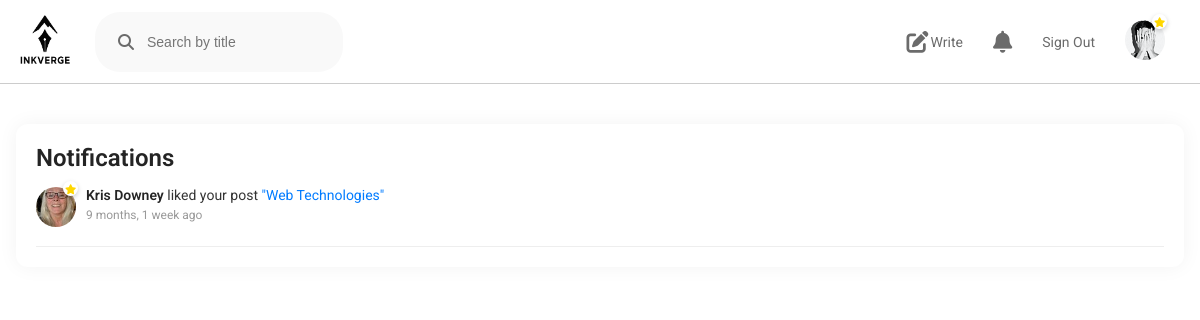
Page /notifications/ (signed in) on the earlier database version.
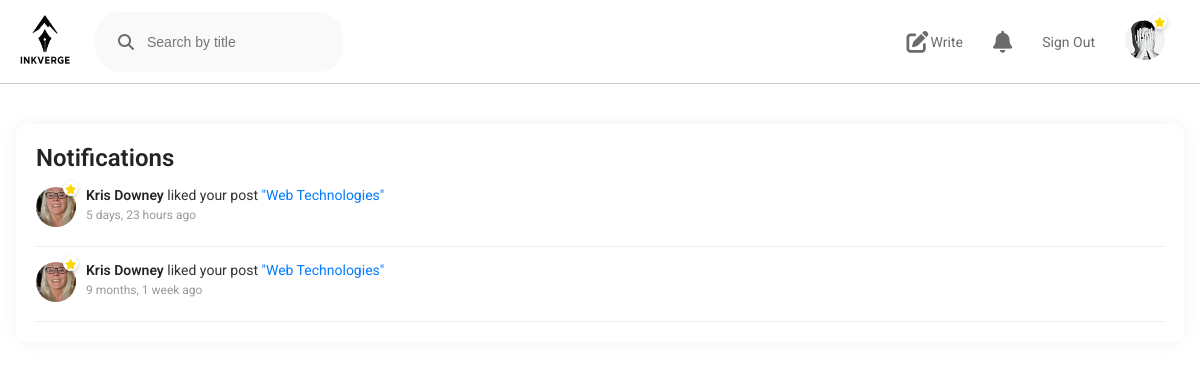
Same page on the later database version.
### blog/models.py (models this page shows, shortened)
class Profile(models.Model):
    user = models.OneToOneField(User, on_delete=models.CASCADE)
    image = models.ImageField(upload_to='profile_images/',null=True)
    cover_img = models.ImageField(upload_to='profile_covers/',null=True)
    is_member = models.BooleanField(default=False)

class Notification(models.Model):
    NOTIFICATION_TYPES = (
        ('like', 'Like'),
        ('comment', 'Comment'),
        ('follow', 'Follow'),
    )
    sender = models.ForeignKey(User, on_delete=models.CASCADE, related_name='sent_notifications')
    recipient = models.ForeignKey(User, on_delete=models.CASCADE, related_name='notifications')
    notification_type = models.CharField(max_length=10, choices=NOTIFICATION_TYPES)
    post = models.ForeignKey('Post', on_delete=models.CASCADE, null=True, blank=True)
    is_read = models.BooleanField(default=False)
    timestamp = models.DateTimeField(auto_now_add=True)

class Post(models.Model):
    author = models.ForeignKey(User,on_delete=models.CASCADE,related_name="posts")
    title = models.CharField(max_length=255)
    subtitle = models.CharField(max_length=500,null=True)
    description = models.TextField()
    image = models.ImageField(upload_to='post_images/',null=True)
    create_date = models.DateTimeField(auto_now_add=True)
    modify_date = models.DateTimeField(auto_now=True)

### blog/views.py (the view)
# urls.py: path('notifications/', views.notifications, name='notifications'),
@login_required
def notifications(request):
    profile, _ = Profile.objects.get_or_create(user=request.user)
    notifications = request.user.notifications.all().order_by('-timestamp')
    request.user.notifications.filter(is_read=False).update(is_read=True)
    for note in notifications:
        note.is_read = True
        note.save()
    return render(request, '../templates/notifications.html', {
        'notifications': notifications,
        'profile': profile
    })

### blog/templates/notifications.html (shortened to what this page needs)
{% load static %}
<!DOCTYPE html>
<html lang="en">
<head>
    <link rel="stylesheet" href="https://cdnjs.cloudflare.com/ajax/libs/font-awesome/6.7.2/css/all.min.css" />
  <link rel="stylesheet" href="{% static 'notification.css' %}">
</head>
<body>
  <div class="nav">
    <div class="nav-left">
      <a href="{% url 'index' %}"><img class="logo" src="{% static 'image/logo-2.png' %}" alt="Inkverge Logo"></a>
      <div class="search">
        <form class="dee" method="get" action="{% url 'index' %}">
          <i id="find" class="fa-solid fa-magnifying-glass"></i>
          <input type="text" class="ss" name="q" placeholder="Search by title" value="{{ query }}">
        </form>
      </div>
    </div>
    <div class="nav-right">
      <a href="{% url 'write' %}" class="hide"><i class="fa-solid fa-pen-to-square"></i><span class="wr">Write</span></a>
      <div class="notify">
        <a href="{% url 'notifications' %}" class="hide">
        <i class="fa fa-bell"></i>
      </a>
      </div>
      {% if user.is_authenticated %}
        <a href="{% url 'logout_view' %}" class="hide">Sign Out</a>
      {% else %}
        <a href="{% url 'login_register' %}" class="hide">Sign in</a>
      {% endif %}
      <a href="{% url 'profile' %}" class="nav-profile">
        <div class="profile-badge">
          {% if profile.image %}
            <img src="{{ profile.image.url }}" alt="{{ user.username }}">
          {% else %}
            <img src="{% static 'user_img/default.png' %}" alt="No photo">
          {% endif %}
          {% if profile.is_member %}
            <div class="badge"><i id="star" class="fas fa-star"></i></div>
          {% endif %}
        </div>
      </a>
    </div>
  </div>
  {% block content %}
<div class="notification-container">
    <h2 class="notification-title">Notifications</h2>
    {% if notifications %}
    <ul class="notification-list">
        {% for notification in notifications %}
        <li class="notification-item {% if not notification.is_read %}unread{% endif %}">
            <div class="notification-content">
                <a href="{% url 'user_profile' notification.sender.id %}" class="profile-link">
                  <div class="profile-badge">
                    <img src="{{ notification.sender.profile.image.url }}" alt="{{ notification.sender.username }}" class="profile-image">
                    {% if notification.sender.profile.is_member %}
                      <div class="badge">
                        <i class="fa-solid fa-star" id="star"></i>
                      </div>
                    {% endif %}
                  </div>
                </a>
                <div class="notification-details">
                    <p class="notification-text">
                        <a href="{% url 'user_profile' notification.sender.id %}" class="username">
                            {{ notification.sender.username }}
                        </a>
                        {% if notification.notification_type == 'like' %}
                            liked your post
                        {% elif notification.notification_type == 'comment' %}
                            commented on your post
                        {% elif notification.notification_type == 'follow' %}
                            started following you
                        {% endif %}
                        {% if notification.post %}
                            <a href="{% url 'post_detail' notification.post.pk %}" class="notification-link">
                                "{{ notification.post.title|truncatechars:40 }}"
                            </a>
                        {% endif %}
                    </p>
                    <span class="timestamp">{{ notification.timestamp|timesince }} ago</span>
                </div>
            </div>
        </li>
        {% endfor %}
    </ul>
    {% else %}
        <p class="no-notifications">You have no notifications.</p>
    {% endif %}
</div>
{% endblock %}
</body>
</html>

### blog/static/notification.css (style rules this page uses)
* { margin: 0; padding: 0; }
body { font-family: "Roboto", sans-serif; }
.nav { display: flex; justify-content: space-between; border-bottom: 1px solid #ccc; align-items: center; padding: 10px 20px; top: 0; z-index: 100; }
.logo { width: 50px; height: 50px; }
.nav-left { display: flex; align-items: center; }
.nav-left a { font-size: 24px; color: #6B6B6B; text-decoration: none; }
.search { display: flex; align-items: center; gap: 10px; border-radius: 25px; background-color: #F9F9F9; margin-left: 25px; padding: 8px 15px; }
.dee { display: flex; }
.ss { padding-left: 0px; }
#find { padding: 8px ; }
.search i { color: #6B6B6B; font-size: 16px; }
.search input[type="text"] { flex: 1; background-color: transparent; font-size: 14px; border: none; outline: none; color: #333; }
.nav-right { display: flex; align-items: center; }
.notify { position: relative; }
.nav-right a { font-size: 14px; color: #6B6B6B; padding: 10px 15px; text-decoration: none; display: flex; align-items: center; }
.nav-right a i { padding: 0; font-size: 22px; }
.wr { margin-left: 2px; font-size: 14px; }
.profile-badge { position: relative; display: inline-block; }
.profile-badge img { width: 40px; height: 40px; border-radius: 50%; object-fit: cover; }
.badge { position: absolute; top: -7px; right: -1px; background: #fff; color: #FFD700; border-radius: 50%; width: 16px; height: 16px; display: flex; justify-content: center; align-items: center; box-shadow: 0 2px 5px rgba(0,0,0,0.2); }
#star { padding: 0; font-size: 12px; }
.notification-container { max-width: 700px; margin: 40px auto; padding: 20px; background: #fff; border-radius: 12px; box-shadow: 0 0 20px rgba(0, 0, 0, 0.05); }
.notification-title { font-size: 28px; font-weight: 600; margin-bottom: 25px; color: #242424; font-family: 'Sohne', 'Roboto', sans-serif; }
.notification-list { list-style: none; padding: 0; margin: 0; }
.notification-item { padding: 15px 20px; border-bottom: 1px solid #eee; transition: background 0.3s; }
.notification-content { display: flex; align-items: flex-start; gap: 15px; }
.badge { position: absolute; top: -6px; right: -2px; background: #fff; color: #FFD700; border-radius: 50%; width: 15px; height: 15px; display: flex; justify-content: center; align-items: center; box-shadow: 0 2px 5px rgba(0,0,0,0.2); }
#star { font-size: 10px; color: #FFD700; }
.notification-details { flex: 1; }
.notification-text { font-size: 16px; color: #333; margin: 0; }
.username { font-weight: 600; color: #242424; text-decoration: none; }
.notification-link { color: #007bff; text-decoration: none; }
.timestamp { font-size: 13px; color: #999; margin-top: 5px; display: inline-block; }
@media only screen and (min-width:1025px) and (max-width:1200px) { .nav { padding: 10px 20px; top: 0; } }
@media only screen and (min-width:1025px) and (max-width:1200px) { .logo { width: 50px; height: 50px; } }
@media only screen and (min-width:1025px) and (max-width:1200px) { .nav-left a { font-size: 24px; color: #6B6B6B; } }
@media only screen and (min-width:1025px) and (max-width:1200px) { .search { margin-left: 25px; padding: 14px 15px; } }
@media only screen and (min-width:1025px) and (max-width:1200px) { .ss { padding-left: 5px; } }
@media only screen and (min-width:1025px) and (max-width:1200px) { .search i { color: #6B6B6B; font-size: 16px; } }
@media only screen and (min-width:1025px) and (max-width:1200px) { .nav-right a { font-size: 14px; padding: 10px 15px; } }
@media only screen and (min-width:1025px) and (max-width:1200px) { .nav-right a i { padding: 0; font-size: 22px; } }
@media only screen and (min-width:1025px) and (max-width:1200px) { .wr { margin-left: 2px; font-size: 14px; } }
@media only screen and (min-width:1025px) and (max-width:1200px) { .notification-content { gap: 10px; } }
@media only screen and (min-width:1025px) and (max-width:1200px) { .notification-container { max-width: 1200px; margin: 40px 16px; } }
@media only screen and (min-width:1025px) and (max-width:1200px) { .notification-title { font-size: 24px; margin-bottom: 0px; } }
@media only screen and (min-width:1025px) and (max-width:1200px) { .notification-item { padding: 15px 0; } }
@media only screen and (min-width:1025px) and (max-width:1200px) { .notification-text { font-size: 14px; } }
@media only screen and (min-width:1025px) and (max-width:1200px) { .timestamp { font-size: 12px; } }

Differences in the rows shown:
added Notification: sender.profile.image (picture), sender.username "Kris Downey", notification_type "liked your post", post "Web Technologies", timestamp "5 days, 23 hours"
